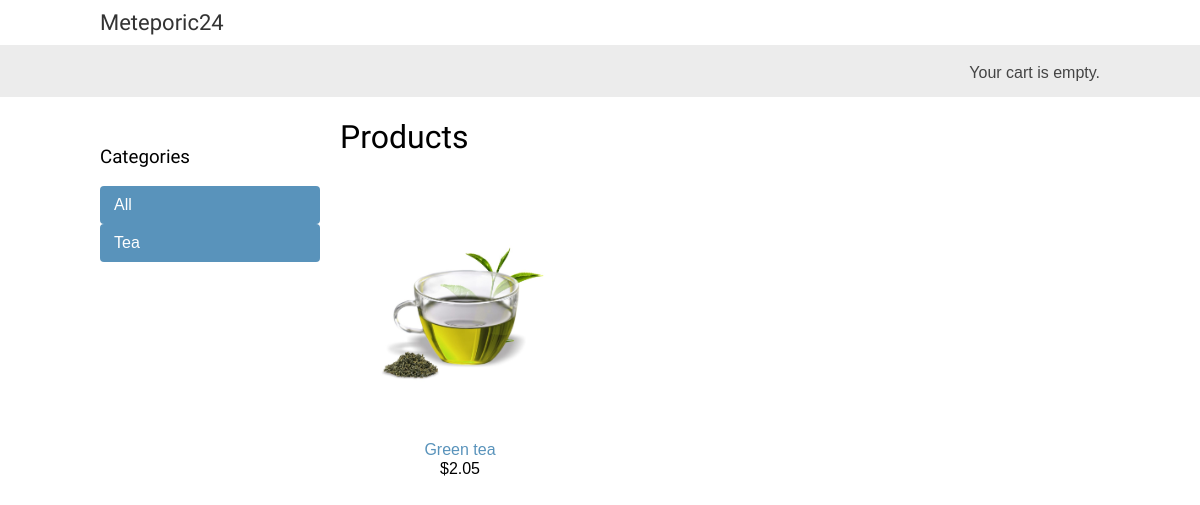
The app's page /, older data.
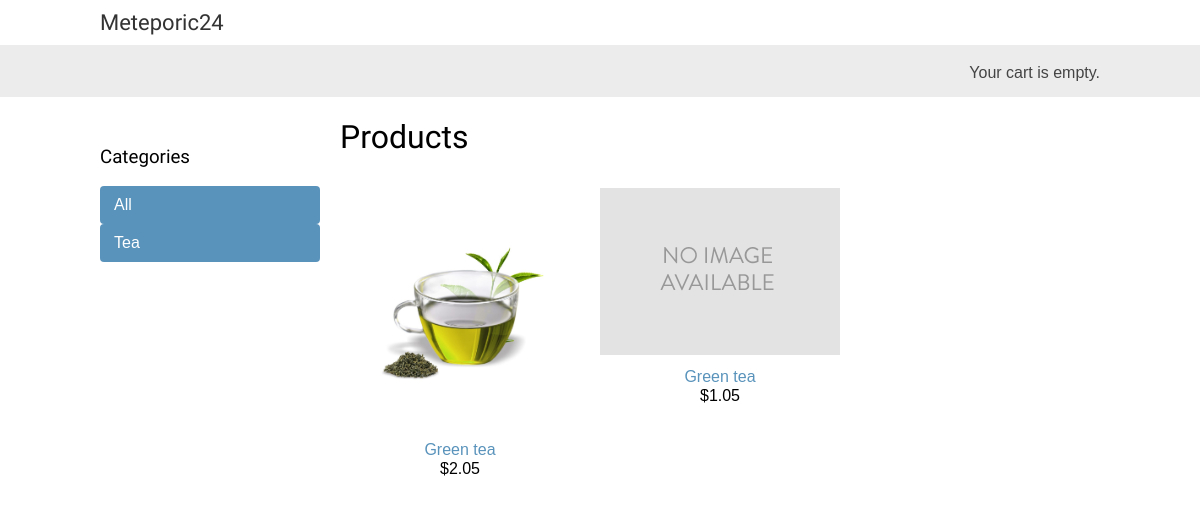
The same page, newer data.
### store/models.py (models this page shows, shortened)
class Category(models.Model):
    name = models.CharField(max_length=200)
    slug = models.SlugField(max_length=200, unique=True)
    class Meta:
        ordering = ['name']
        indexes = [models.Index(fields=['name']),]
        verbose_name = 'category'
        verbose_name_plural = 'categories'

class Product(models.Model):
    category = models.ForeignKey(Category, on_delete=models.CASCADE, related_name='products')
    name = models.CharField(max_length=200)
    slug = models.CharField(max_length=200)
    image = models.ImageField(upload_to='products/%Y/%m%d', blank=True)
    description = models.TextField(blank=True)
    price = models.DecimalField(max_digits=10, decimal_places=2)
    available = models.BooleanField(default=True)
    created = models.DateTimeField(auto_now_add=True)
    updated = models.DateTimeField(auto_now_add=True)
    class Meta:
        ordering = ['name']
        indexes = [
            models.Index(fields=['id', 'slug']),
            models.Index(fields=['name']),
            models.Index(fields=['-created']),
        ]
    def get_absolute_url(self):
        return reverse(
            'store:product_detail',
            args=[self.id, self.slug]
        )

### store/views.py (the view)
# urls.py: path('', views.product_list, name='product_list'),
def product_list(request, category_slug=None):
    category = None
    categories = Category.objects.all()
    products = Product.objects.filter(available=True)
    if category_slug:
        category = get_object_or_404(
            Category,
            slug=category_slug
        )
        products = products.filter(category=category)
    context = {
        'category': category,
        'categories': categories,
        'products': products
    }
    return render(request, 'store/product/list.html', context)

### cart/cart.py (called while the page is built)
    def __len__(self):
        return sum(item['quantity'] for item in self.cart.values())

### cart/context_processors.py (called while the page is built)
def cart(request):
    return {'cart': Cart(request)}

### store/templates/store/product/list.html (shortened to what this page needs)
{% extends 'store/base.html' %}
{% load static %}
{% block content %}
    <div id="sidebar">
        <h3>Categories</h3>
        <ul>
            <li {% if not category %} class="selected" {% endif %}>
                <a href="{% url 'store:product_list' %}">All</a>
            </li>
            {% for category in categories %}
                <li {% if category.slug == category.slug %} class="selected" {% endif %}>
                    <a href="{{ category.get_absolute_url }}">
                        {{ category.name }}
                    </a>
                </li>
            {% endfor %}
        </ul>
    </div>
    <div id="main" class="product-list">
        <h1>
            {% if category %}
                {{ category.name }}
            {% else %}
                Products
            {% endif %}
        </h1>
        {% for product in products %}
            <div class="item">
                <a href="{{ product.get_absolute_url }}">
                    <img src="{% if product.image %} {{ product.image.url }} {% else %} {% static 'img/no_image.png' %} {% endif %}" alt="">
                </a>
                <a href="{{ product.get_absolute_url }}">{{ product.name }}</a>
                <br>
                ${{ product.price }}
            </div>
        {% endfor %}
    </div>
{% endblock %}

### store/templates/store/base.html (shortened to what this page needs)
{% load static %}
<!DOCTYPE html>
<html lang="en">
<head>
    <link rel="stylesheet" href="{% static 'css/base.css' %}">
</head>
<body>
    <div id="header">
        <a href="/" class="logo">
            Meteporic24
        </a>
    </div>
    <div id="subheader">
        <div class="cart">
            {% with total_items=cart|length %}
                {% if total_items > 0 %}
                    Your cart:
                    <a href="{% url "cart:cart_detail" %}">
                        {{ total_items }} item{{ total_items|pluralize }},  ${{ cart.get_total_price }}
                    </a>
                {% elif not order %}
                    Your cart is empty.
                {% endif %}
            {% endwith %}
        </div>
    </div>
    <div id="content">
        {% block content %}
        {% endblock %}
    </div>
</body>
</html>

### store/static/css/base.css (style rules this page uses)
body { margin:0; padding:0; font-family:helvetica, sans-serif; }
h1, h2, h3, h4, h5 , h6 { font-family: 'Ubuntu', sans-serif; font-weight:normal; }
a { text-decoration:none; color:#5993bb; }
#header { padding:10px 100px; font-size:18px; overflow:auto; }
#subheader { background:#ececec; color:#444; padding:15px 100px; overflow:auto; }
#header .logo { font-family: 'Ubuntu', sans-serif; float:left; color:#333; font-size:22px; margin-right:10%; }
#subheader .cart { float:right; padding-top:4px; }
#content { padding:0 100px; overflow:hidden; }
#sidebar { width:220px; padding:30px 20px 0 0; float:left; }
#sidebar ul { margin:0; padding:0; }
#sidebar ul li { margin:0; list-style:none; padding:10px 14px; }
#sidebar ul li a { display:block; }
#sidebar ul li.selected { background:#5993bb; border-radius:4px; }
#sidebar ul li.selected a { color:#fff; }
#main { float:left; width: 96%; margin-right:-220px; overflow:hidden; }
.product-list .item { width:25%; padding:10px 20px 10px 0; float:left; text-align:center; line-height:1.2; }
.product-list .item img { width:100%; margin-bottom:8px; }

Row changes from the older to the newer data that the page shows:
added Product: name "Green tea", price "1.05"
